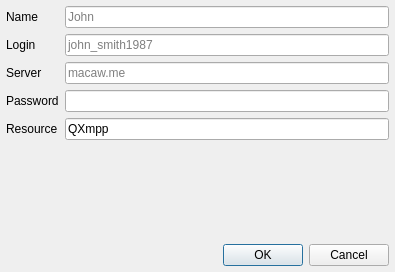
<?xml version="1.0" encoding="UTF-8"?>
<ui version="4.0">
 <class>Account</class>
 <widget class="QDialog" name="Account">
  <property name="geometry">
   <rect>
    <x>0</x>
    <y>0</y>
    <width>395</width>
    <height>272</height>
   </rect>
  </property>
  <property name="windowTitle">
   <string>Account</string>
  </property>
  <layout class="QVBoxLayout" name="verticalLayout" stretch="0,0">
   <property name="leftMargin">
    <number>6</number>
   </property>
   <property name="topMargin">
    <number>6</number>
   </property>
   <property name="rightMargin">
    <number>6</number>
   </property>
   <property name="bottomMargin">
    <number>6</number>
   </property>
   <item>
    <layout class="QFormLayout" name="formLayout">
     <property name="horizontalSpacing">
      <number>6</number>
     </property>
     <property name="verticalSpacing">
      <number>6</number>
     </property>
     <item row="1" column="1">
      <widget class="QLineEdit" name="login">
       <property name="toolTip">
        <string>Your account login</string>
       </property>
       <property name="placeholderText">
        <string>john_smith1987</string>
       </property>
      </widget>
     </item>
     <item row="2" column="0">
      <widget class="QLabel" name="label_2">
       <property name="text">
        <string>Server</string>
       </property>
      </widget>
     </item>
     <item row="2" column="1">
      <widget class="QLineEdit" name="server">
       <property name="toolTip">
        <string>A server address of your account. Like 404.city or macaw.me</string>
       </property>
       <property name="placeholderText">
        <string>macaw.me</string>
       </property>
      </widget>
     </item>
     <item row="1" column="0">
      <widget class="QLabel" name="label">
       <property name="text">
        <string>Login</string>
       </property>
      </widget>
     </item>
     <item row="3" column="0">
      <widget class="QLabel" name="label_3">
       <property name="text">
        <string>Password</string>
       </property>
      </widget>
     </item>
     <item row="3" column="1">
      <widget class="QLineEdit" name="password">
       <property name="toolTip">
        <string>Password of your account</string>
       </property>
       <property name="inputMask">
        <string/>
       </property>
       <property name="text">
        <string/>
       </property>
       <property name="echoMode">
        <enum>QLineEdit::Password</enum>
       </property>
       <property name="placeholderText">
        <string/>
       </property>
       <property name="clearButtonEnabled">
        <bool>false</bool>
       </property>
      </widget>
     </item>
     <item row="0" column="0">
      <widget class="QLabel" name="label_4">
       <property name="text">
        <string>Name</string>
       </property>
      </widget>
     </item>
     <item row="0" column="1">
      <widget class="QLineEdit" name="name">
       <property name="toolTip">
        <string>Just a name how would you call this account, doesn't affect anything</string>
       </property>
       <property name="placeholderText">
        <string>John</string>
       </property>
      </widget>
     </item>
     <item row="4" column="0">
      <widget class="QLabel" name="label_5">
       <property name="text">
        <string>Resource</string>
       </property>
      </widget>
     </item>
     <item row="4" column="1">
      <widget class="QLineEdit" name="resource">
       <property name="toolTip">
        <string>A resource name like &quot;Home&quot; or &quot;Work&quot;</string>
       </property>
       <property name="text">
        <string>QXmpp</string>
       </property>
      </widget>
     </item>
    </layout>
   </item>
   <item>
    <widget class="QDialogButtonBox" name="buttonBox">
     <property name="orientation">
      <enum>Qt::Horizontal</enum>
     </property>
     <property name="standardButtons">
      <set>QDialogButtonBox::Cancel|QDialogButtonBox::Ok</set>
     </property>
    </widget>
   </item>
  </layout>
 </widget>
 <tabstops>
  <tabstop>name</tabstop>
  <tabstop>login</tabstop>
  <tabstop>server</tabstop>
  <tabstop>password</tabstop>
 </tabstops>
 <resources/>
 <connections>
  <connection>
   <sender>buttonBox</sender>
   <signal>accepted()</signal>
   <receiver>Account</receiver>
   <slot>accept()</slot>
   <hints>
    <hint type="sourcelabel">
     <x>20</x>
     <y>20</y>
    </hint>
    <hint type="destinationlabel">
     <x>20</x>
     <y>20</y>
    </hint>
   </hints>
  </connection>
  <connection>
   <sender>buttonBox</sender>
   <signal>rejected()</signal>
   <receiver>Account</receiver>
   <slot>reject()</slot>
   <hints>
    <hint type="sourcelabel">
     <x>20</x>
     <y>20</y>
    </hint>
    <hint type="destinationlabel">
     <x>20</x>
     <y>20</y>
    </hint>
   </hints>
  </connection>
 </connections>
</ui>
